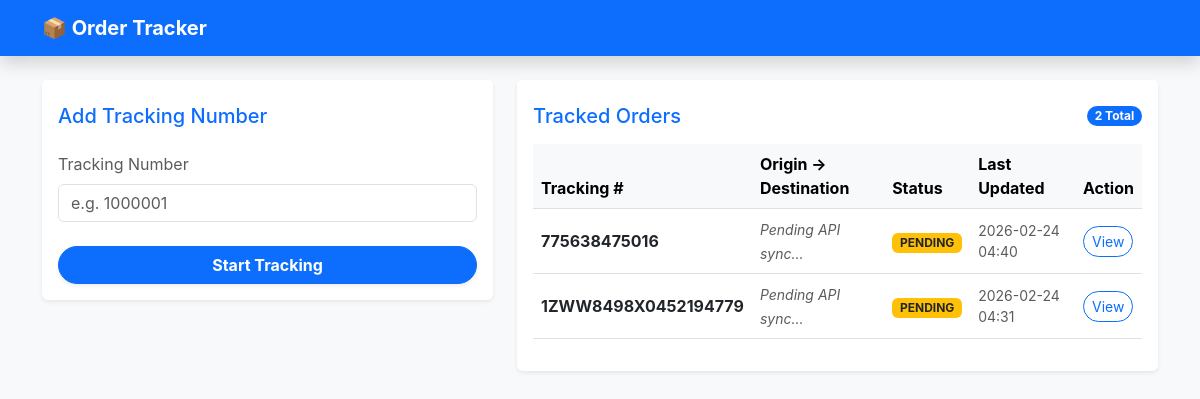
The page / on the database its author committed.
### database/models.py (models this page shows)
class Order(db.Model):
    id = db.Column(db.Integer, primary_key=True)
    tracking_number = db.Column(db.String(50), unique=True, nullable=False)
    origin = db.Column(db.String(100), nullable=True)
    destination = db.Column(db.String(100), nullable=True)
    current_status = db.Column(db.String(100), default='PENDING', nullable=False)
    last_updated = db.Column(db.DateTime, default=datetime.utcnow, nullable=False)

### main/app.py (the view, shortened to what this page needs)
@app.route('/', methods=['GET', 'POST'])
def dashboard():
    orders = Order.query.order_by(Order.last_updated.desc()).all()
    return render_template('dashboard.html', orders=orders)

### frontend/templates/dashboard.html (shortened to what this page needs)
{% extends "base.html" %}
{% block content %}
<div class="row mb-5">
    <div class="col-md-5">
        <div class="card shadow-sm border-0">
            <div class="card-header bg-white border-bottom-0 pt-4 pb-0">
                <h5 class="card-title text-primary"> Add Tracking Number</h5>
            </div>
            <div class="card-body">
                <form method="POST" action="/">
                    <div class="mb-4">
                        <label class="form-label text-muted">Tracking Number</label>
                        <input type="text" name="tracking_number" class="form-control" required
                            placeholder="e.g. 1000001">
                    </div>
                    <button type="submit" class="btn btn-primary w-100 rounded-pill fw-bold shadow-sm">Start
                        Tracking</button>
                </form>
            </div>
        </div>
    </div>
    <div class="col-md-7">
        <div class="card shadow-sm border-0 h-100">
            <div
                class="card-header bg-white border-bottom-0 pt-4 pb-0 d-flex justify-content-between align-items-center">
                <h5 class="card-title text-primary mb-0">Tracked Orders</h5>
                <span class="badge bg-primary rounded-pill">{{ orders|length }} Total</span>
            </div>
            <div class="card-body">
                <div class="table-responsive">
                    <table class="table table-hover align-middle">
                        <thead class="table-light">
                            <tr>
                                <th>Tracking #</th>
                                <th>Origin &rarr; Destination</th>
                                <th>Status</th>
                                <th>Last Updated</th>
                                <th>Action</th>
                            </tr>
                        </thead>
                        <tbody>
                            {% for order in orders %}
                            <tr>
                                <td class="fw-bold">{{ order.tracking_number }}</td>
                                <td>
                                    {% if order.origin and order.destination %}
                                    <small class="text-muted">{{ order.origin }} &rarr; {{ order.destination }}</small>
                                    {% else %}
                                    <small class="text-muted fst-italic">Pending API sync...</small>
                                    {% endif %}
                                </td>
                                <td>
                                    {% set badge_class = 'bg-secondary' %}
                                    {% if order.current_status == 'DELIVERED' %}
                                    {% set badge_class = 'bg-success' %}
                                    {% elif order.current_status == 'PENDING' %}
                                    {% set badge_class = 'bg-warning text-dark' %}
                                    {% elif order.current_status == 'IN TRANSIT' %}
                                    {% set badge_class = 'bg-info text-dark' %}
                                    {% endif %}
                                    <span class="badge {{ badge_class }}">{{ order.current_status }}</span>
                                </td>
                                <td class="text-muted small">{{ order.last_updated.strftime('%Y-%m-%d %H:%M') }}</td>
                                <td>
                                    <a href="/order/{{ order.id }}"
                                        class="btn btn-sm btn-outline-primary rounded-pill">View</a>
                                </td>
                            </tr>
                            {% else %}
                            <tr>
                                <td colspan="6" class="text-center py-4 text-muted">No orders being tracked yet.</td>
                            </tr>
                            {% endfor %}
                        </tbody>
                    </table>
                </div>
            </div>
        </div>
    </div>
</div>
{% endblock %}

### frontend/templates/base.html (shortened to what this page needs)
<!DOCTYPE html>
<html lang="en">
<head>
    <link href="https://cdn.jsdelivr.net/npm/bootstrap@5.3.0/dist/css/bootstrap.min.css" rel="stylesheet">
    <link rel="stylesheet" href="https://cdn.jsdelivr.net/npm/sweetalert2@11.7.5/dist/sweetalert2.min.css">
    <link rel="stylesheet" href="{{ url_for('static', filename='css/style.css') }}">
</head>
<body class="bg-light">
    <nav class="navbar navbar-expand-lg navbar-dark bg-primary mb-4 shadow">
        <div class="container">
            <a class="navbar-brand fw-bold" href="/">📦 Order Tracker</a>
        </div>
    </nav>
    <div class="container">
        {% block content %}{% endblock %}
    </div>
</body>
</html>

### frontend/static/css/style.css (style rules this page uses)
body { font-family: 'Inter', system-ui, -apple-system, sans-serif; background-color: #f8f9fa; }
.btn-primary { transition: all 0.3s ease; }
.card { transition: all 0.3s ease; }

### rows shown on the page
Order: tracking_number "775638475016", shows "Pending API sync...", current_status "PENDING", last_updated "2026-02-24 04:40"
Order: tracking_number "1ZWW8498X0452194779", shows "Pending API sync...", current_status "PENDING", last_updated "2026-02-24 04:31"

### other values the page prints
{{ orders|length }} "2"
